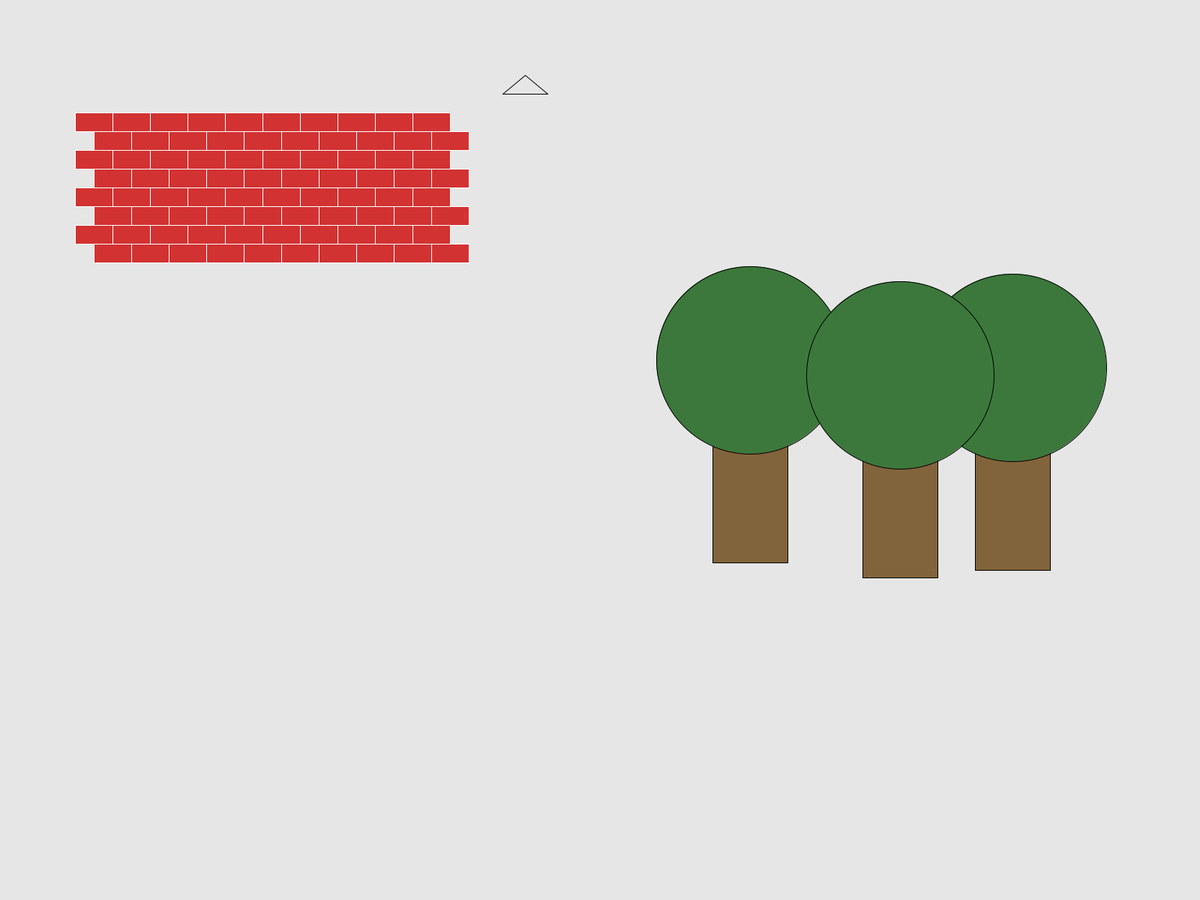
Frame 1 (no input)
Frame 60 (the mouse pressed at the canvas centre just before this capture): identical to frame 1, image omitted
Frame 120 (the mouse held since frame 60 and released just before this capture): identical to frame 1, image omitted

The Processing sketch that drew this single still picture (run headless with seeded random() and noise(); from frame 60 on, the mouse is pressed at the canvas centre):

// Processing sketch: H09verdiepingsopdrachten
// ── H09verdiepingsopdrachten.pde
void setup(){
  fullScreen();
}

void draw(){
  background(230, 230, 230);
  muur(100, 100, 1);
  muur(100, 100, 2);
  muur(100, 100, 3);
  muur(100, 100, 4);
  
  driehoek(700, 100, 730, 125, 670, 125);
  
  boom(1000, 600);
  boom(1350, 610);
  boom(1200, 620);
}


//opdracht 9.7
void muur(int x, int y, int laag){
  
  fill(210, 50, 50);
  stroke(255, 255, 255);
  
  for(int i = 0; i < 10; i++){
  for(int j = 0; j < 1; j++){
    rect(x, y + (laag * 50), 50, 25);
    rect(x + 25, y + 25 + (laag * 50), 50, 25);
  y += 100;
}
y = 100;
x += 50;
}
}



//opdracht 9.8
void driehoek(int x1, int y1, int x2, int y2, int x3, int y3) {
    stroke(0, 0, 0);
    line(x1, y1, x2, y2);
    line(x2, y2, x3, y3);
    line(x3, y3, x1, y1);
}



//opdracht 9.9 / 9.10
void boom(int x, int y){
  fill(130, 100, 60);
  rect(x - 50, y - 150, 100, 300);
  fill(60, 120, 60);
  ellipse(x, y - 120, 250, 250);
}
